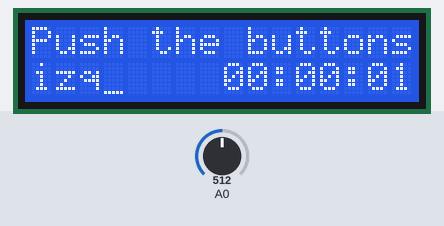
Recording of a sketch running on a simulated Arduino Uno, built with avr-gcc and run on an emulated ATmega328P. Shown: 16×2 character LCD. The test bench sets the inputs (shaded band); at power-on: A0 = 512.

Above: at 1.2 s.
1.3 s: A0 set to 565
At 1.69 s:
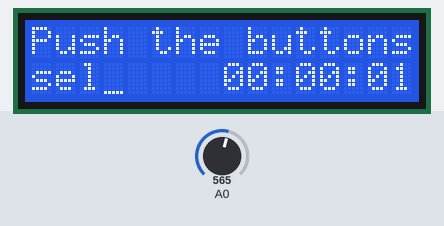
3.8 s: A0 set to 370
At 4.21 s:
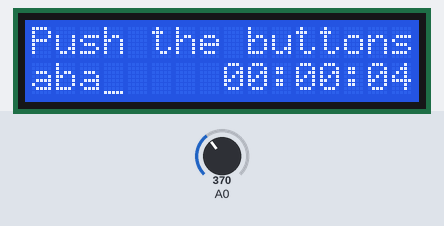
6.3 s: A0 set to 185
At 6.72 s:
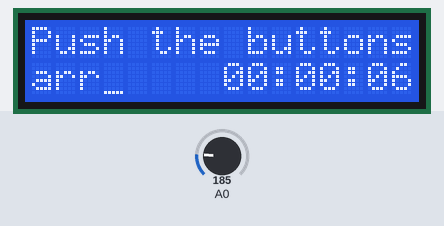
8.8 s: A0 set to 40
At 9.23 s:
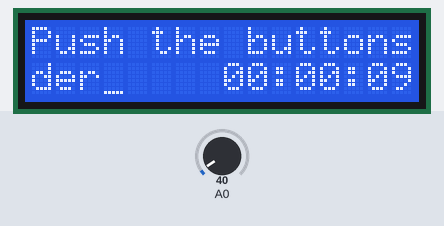
11.3 s: A0 set to 900
At 11.74 s:
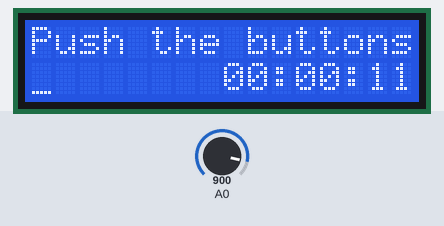
Timing chart, 0 to 14.3 s (numbered marks = the images above; inputs shaded):
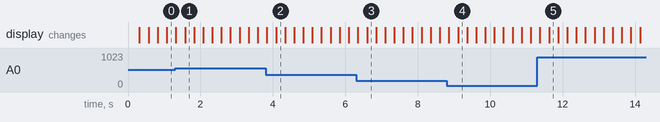

The sketch:

LCD_Keypad_Shield.ino
```cpp
// https://www.prometec.net/lcd-keypad-shield/
#include <LiquidCrystal.h>

LiquidCrystal lcd(8, 9, 4, 5, 6, 7);

int lcd_key = 0;
int adc_key_in = 0;

#define btnRIGHT  0
#define btnUP     1
#define btnDOWN   2
#define btnLEFT   3
#define btnSELECT 4
#define btnNONE   5

int read_LCD_buttons() //  para leer los botones
{
    adc_key_in = analogRead(0);
    if (adc_key_in > 1000) return btnNONE;
    if (adc_key_in < 50) return btnRIGHT;
    if (adc_key_in < 195) return btnUP;
    if (adc_key_in < 380) return btnDOWN;
    if (adc_key_in < 555) return btnLEFT;
    if (adc_key_in < 790) return btnSELECT;
    return btnNONE;
}

void setup() {
    lcd.begin(16, 2);
    lcd.setCursor(0, 0);
    lcd.print("Push the buttons");
}

void lcdPrintHora()
{
    lcd.setCursor(8, 1);
    char time[9];

    unsigned long sec = millis() / 1000;
    int h, m, s;
    h = (sec / 3600) % 24;
    m = (sec / 60) % 60;
    s = sec % 60;

    sprintf(time, "%02d:%02d:%02d", h, m, s);
    lcd.print(time);
}

void loop() {
    lcdPrintHora();
    lcd.setCursor(0, 1);
    switch(read_LCD_buttons()){
        case btnSELECT:
            lcd.print("sel");
            break;
        case btnLEFT:
            lcd.print("izq");
            break;
        case btnUP:
            lcd.print("arr");
            break;
        case btnDOWN:
            lcd.print("aba");
            break;
        case btnRIGHT:
            lcd.print("der");
            break;
        default:
            lcd.print("   ");
            lcd.setCursor(0, 1);
            break;
    }
    lcd.cursor();
    delay(250);
    lcd.noCursor();
    delay(250);
}
```

Measured:
- after the input at 1.3 s, the display: first differs from a run without the input after 0.27 s (image 1)
- after the input at 3.8 s, the display: first differs from a run without the input after 0.29 s (image 2)
- after the input at 6.3 s, the display: first differs from a run without the input after 0.30 s (image 3)
- after the input at 8.8 s, the display: first differs from a run without the input after 0.31 s (image 4)
- after the input at 11.3 s, the display: first differs from a run without the input after 0.32 s (image 5)
